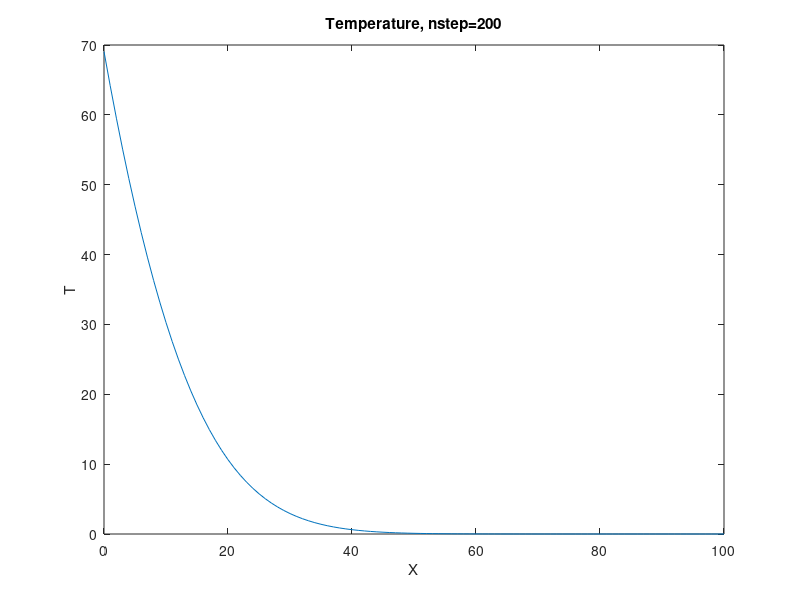
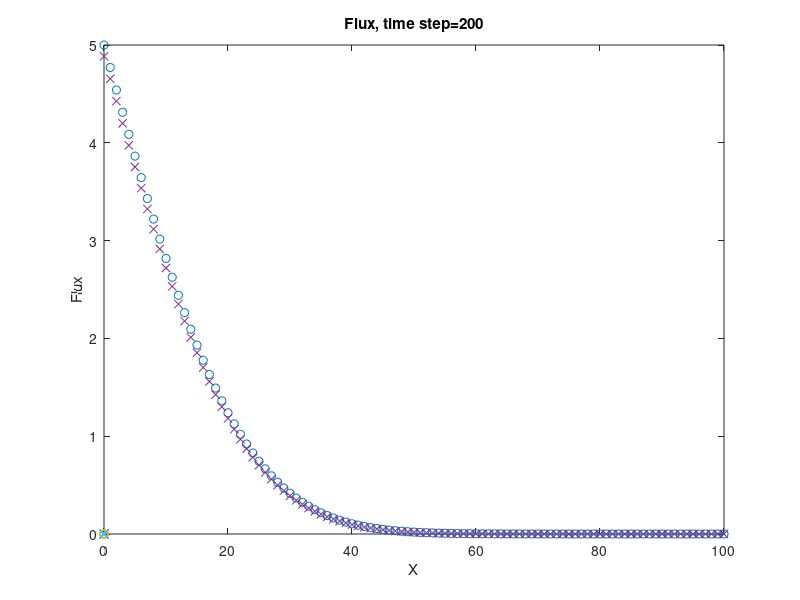

MATLAB code for these plots, in order:
% Chapter 5, D1Q3 with flux boundary condition
% LBM- 1-D1Q3, diffusion equation
clear
m=101;
w0=4./6.;
w1=1./6.;
c2=1./3.;
w2=w1;
dx=1.0;
qf=100.; tk=20.;
rho=zeros(m);f0=zeros(m);f1=zeros(m);f2=zeros(m);
x=zeros(m);fluxq=zeros(m);flux=zeros(m);
x(1)=0.0;
for i=1:m-1
  x(i+1)=x(i)+dx;
end
alpha=0.25;
omega=1/(3.*alpha+0.5);
nstep=600;
for i=1:m
  f0(i)=w0*rho(i);
  f1(i)=w1*rho(i);
  f2(i)=w1*rho(i);
end
%Collision:
for k1=1:nstep
  for i=1:m
    feq0=w0*rho(i);
    feq=w1*rho(i);
    f0(i)=(1-omega)*f0(i)+omega*feq0;
    f1(i)=(1-omega)*f1(i)+omega*feq;
    f2(i)=(1-omega)*f2(i)+omega*feq;
  end
  % Streaming:
  for i=1:m-1
    f1(m-i+1)=f1(m-i);
    f2(i)=f2(i+1);
  end
  %Boundary condition:
  f1(1)=f2(1)+c2*qf/(tk*omega);
  f1(m)=f1(m-1);
  f2(m)=f2(m-1);
  f0(m)=f0(m-1);
  for j=1:m
    rho(j)=f1(j)+f2(j)+f0(j);
  end
end
%Flux:
for k=1:m
  flux(k)=omega*(f1(k)-f2(k))/c2;
end
for k=1:m-1
  fluxq(k)=rho(k)-rho(k+1);
end
fluxq(m)=fluxq(m-1);
figure(1)
plot(x,rho)
title("Temperature, nstep=200")
xlabel("X")
ylabel("T")
figure(2)
plot(x,flux,"o",x,fluxq,"x")
title("Flux, time step=200")
xlabel("X")
ylabel("Flux")